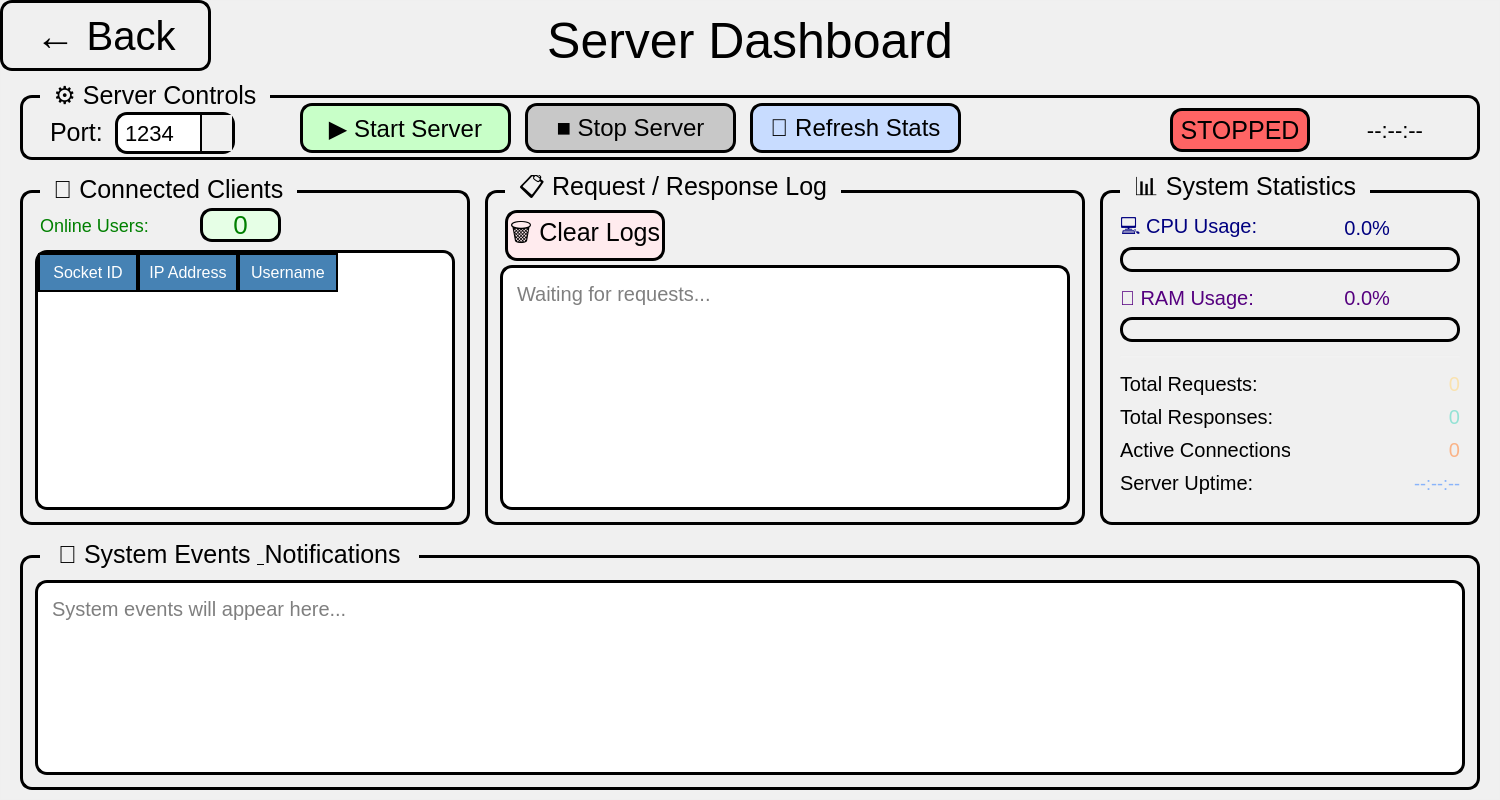
<?xml version="1.0" encoding="UTF-8"?>
<ui version="4.0">
 <class>ServerDashboardWindow</class>
 <widget class="QWidget" name="ServerDashboardWindow">
  <property name="geometry">
   <rect>
    <x>0</x>
    <y>0</y>
    <width>1500</width>
    <height>800</height>
   </rect>
  </property>
  <property name="minimumSize">
   <size>
    <width>1200</width>
    <height>700</height>
   </size>
  </property>
  <property name="windowTitle">
   <string>Book Club Server Dashboard</string>
  </property>
  <property name="windowIcon">
   <iconset resource="../resources.qrc">
    <normaloff>:/resources/icon.jpg</normaloff>:/resources/icon.jpg</iconset>
  </property>
  <property name="styleSheet">
   <string notr="true">background-image: url(:/resources/white.png);</string>
  </property>
  <widget class="QFrame" name="frame">
   <property name="geometry">
    <rect>
     <x>0</x>
     <y>0</y>
     <width>1500</width>
     <height>800</height>
    </rect>
   </property>
   <property name="styleSheet">
    <string notr="true">QFrame {
    background-color: rgba(255,255,255,10);
}</string>
   </property>
   <property name="frameShape">
    <enum>QFrame::Shape::StyledPanel</enum>
   </property>
   <property name="frameShadow">
    <enum>QFrame::Shadow::Raised</enum>
   </property>
   <widget class="QPushButton" name="backButton">
    <property name="geometry">
     <rect>
      <x>0</x>
      <y>0</y>
      <width>211</width>
      <height>71</height>
     </rect>
    </property>
    <property name="styleSheet">
     <string notr="true">QPushButton {
    font: 700 9pt &quot;Script MT Bold&quot;;
    font-size:40px;
    color: rgb(0, 0, 0);
    border: 3px solid black;
    border-radius: 12px;
    padding: 8px;
}</string>
    </property>
    <property name="text">
     <string>← Back</string>
    </property>
   </widget>
   <widget class="QLabel" name="titleLabel">
    <property name="geometry">
     <rect>
      <x>450</x>
      <y>10</y>
      <width>600</width>
      <height>61</height>
     </rect>
    </property>
    <property name="styleSheet">
     <string notr="true">QLabel {
    background: transparent;
    font: 700 9pt &quot;Script MT Bold&quot;;
    font-size: 50px;
    color: rgb(0, 0, 0);
}</string>
    </property>
    <property name="text">
     <string>Server Dashboard</string>
    </property>
    <property name="alignment">
     <set>Qt::AlignmentFlag::AlignCenter</set>
    </property>
   </widget>
   <widget class="QGroupBox" name="serverControlsGroup">
    <property name="geometry">
     <rect>
      <x>20</x>
      <y>80</y>
      <width>1460</width>
      <height>80</height>
     </rect>
    </property>
    <property name="styleSheet">
     <string notr="true">QGroupBox {
    font: 700 14pt &quot;Script MT Bold&quot;;
    font-size: 25px;
    color: rgb(0, 0, 0);
    border: 3px solid black;
    border-radius: 12px;
    margin-top: 15px;
    padding-top: 10px;
}

QGroupBox::title {
    subcontrol-origin: margin;
    left: 20px;
    padding: 0 10px;
}</string>
    </property>
    <property name="title">
     <string>⚙️ Server Controls</string>
    </property>
    <widget class="QLabel" name="portLabel_title">
     <property name="geometry">
      <rect>
       <x>30</x>
       <y>35</y>
       <width>60</width>
       <height>35</height>
      </rect>
     </property>
     <property name="styleSheet">
      <string notr="true">QLabel {
    background: transparent;
    font: 700 11pt &quot;Script MT Bold&quot;;
    font-size: 25px;
    color: rgb(0, 0, 0);
}</string>
     </property>
     <property name="text">
      <string>Port:</string>
     </property>
    </widget>
    <widget class="QSpinBox" name="portSpinBox">
     <property name="geometry">
      <rect>
       <x>95</x>
       <y>32</y>
       <width>120</width>
       <height>42</height>
      </rect>
     </property>
     <property name="styleSheet">
      <string notr="true">QSpinBox {
    font-size: 22px;
    color: rgb(0, 0, 0);
    border: 3px solid black;
    border-radius: 12px;
    padding: 5px;
    background-color: white;
}
QSpinBox::up-button, QSpinBox::down-button {
    width: 30px;
    border-left: 2px solid black;
    background-color: rgb(240, 240, 240);
}
QSpinBox::up-button:hover, QSpinBox::down-button:hover {
    background-color: rgb(220, 220, 220);
}</string>
     </property>
     <property name="minimum">
      <number>1024</number>
     </property>
     <property name="maximum">
      <number>65535</number>
     </property>
     <property name="value">
      <number>1234</number>
     </property>
    </widget>
    <widget class="QPushButton" name="startServerButton">
     <property name="geometry">
      <rect>
       <x>280</x>
       <y>23</y>
       <width>211</width>
       <height>50</height>
      </rect>
     </property>
     <property name="styleSheet">
      <string notr="true">QPushButton {
    font: 700 9pt &quot;Script MT Bold&quot;;
    font-size: 24px;
    color: rgb(0, 0, 0);
    background-color: rgb(200, 255, 200);
    border: 3px solid black;
    border-radius: 12px;
    padding: 8px;
}
QPushButton:hover {
    background-color: rgb(150, 255, 150);
}
QPushButton:disabled {
    background-color: rgb(200, 200, 200);
}</string>
     </property>
     <property name="text">
      <string>▶ Start Server</string>
     </property>
    </widget>
    <widget class="QPushButton" name="stopServerButton">
     <property name="enabled">
      <bool>false</bool>
     </property>
     <property name="geometry">
      <rect>
       <x>505</x>
       <y>23</y>
       <width>211</width>
       <height>50</height>
      </rect>
     </property>
     <property name="styleSheet">
      <string notr="true">QPushButton {
    font: 700 9pt &quot;Script MT Bold&quot;;
    font-size: 24px;
    color: rgb(0, 0, 0);
    background-color: rgb(255, 200, 200);
    border: 3px solid black;
    border-radius: 12px;
    padding: 8px;
}
QPushButton:hover {
    background-color: rgb(255, 150, 150);
}
QPushButton:disabled {
    background-color: rgb(200, 200, 200);
}</string>
     </property>
     <property name="text">
      <string>■ Stop Server</string>
     </property>
    </widget>
    <widget class="QPushButton" name="refreshStatsButton">
     <property name="geometry">
      <rect>
       <x>730</x>
       <y>23</y>
       <width>211</width>
       <height>50</height>
      </rect>
     </property>
     <property name="styleSheet">
      <string notr="true">QPushButton {
    font: 700 9pt &quot;Script MT Bold&quot;;
    font-size: 24px;
    color: rgb(0, 0, 0);
    background-color: rgb(200, 220, 255);
    border: 3px solid black;
    border-radius: 12px;
    padding: 8px;
}
QPushButton:hover {
    background-color: rgb(150, 190, 255);
}</string>
     </property>
     <property name="text">
      <string>🔄 Refresh Stats</string>
     </property>
    </widget>
    <widget class="QLabel" name="statusValueLabel">
     <property name="geometry">
      <rect>
       <x>1150</x>
       <y>28</y>
       <width>140</width>
       <height>44</height>
      </rect>
     </property>
     <property name="styleSheet">
      <string notr="true">QLabel {
    background-color: rgb(255, 100, 100);
    border: 3px solid black;
    border-radius: 12px;
    font: 700 12pt &quot;Script MT Bold&quot;;
    font-size: 25px;
    color: black;
}</string>
     </property>
     <property name="text">
      <string>STOPPED</string>
     </property>
     <property name="alignment">
      <set>Qt::AlignmentFlag::AlignCenter</set>
     </property>
    </widget>
    <widget class="QLabel" name="currentTimeLabel">
     <property name="geometry">
      <rect>
       <x>1300</x>
       <y>28</y>
       <width>150</width>
       <height>44</height>
      </rect>
     </property>
     <property name="styleSheet">
      <string notr="true">QLabel {
    background: transparent;
    font: 700 11pt &quot;Script MT Bold&quot;;
    font-size: 22px;
    color: rgb(0, 0, 0);
}</string>
     </property>
     <property name="text">
      <string>--:--:--</string>
     </property>
     <property name="alignment">
      <set>Qt::AlignmentFlag::AlignCenter</set>
     </property>
    </widget>
   </widget>
   <widget class="QGroupBox" name="clientsGroup">
    <property name="geometry">
     <rect>
      <x>20</x>
      <y>175</y>
      <width>450</width>
      <height>350</height>
     </rect>
    </property>
    <property name="styleSheet">
     <string notr="true">QGroupBox {
    font: 700 13pt &quot;Script MT Bold&quot;;
    font-size: 25px;
    color: rgb(0, 0, 0);
    border: 3px solid black;
    border-radius: 12px;
    margin-top: 15px;
    padding-top: 10px;
}

QGroupBox::title {
    subcontrol-origin: margin;
    left: 20px;
    padding: 0 10px;
}</string>
    </property>
    <property name="title">
     <string>👥 Connected Clients</string>
    </property>
    <widget class="QLabel" name="onlineUsersTitleLabel">
     <property name="geometry">
      <rect>
       <x>20</x>
       <y>35</y>
       <width>150</width>
       <height>30</height>
      </rect>
     </property>
     <property name="styleSheet">
      <string notr="true">QLabel {
    background: transparent;
    font: 700 11pt &quot;Script MT Bold&quot;;
    font-size: 18px;
    color: rgb(0, 128, 0);
}</string>
     </property>
     <property name="text">
      <string>Online Users:</string>
     </property>
    </widget>
    <widget class="QLabel" name="onlineUsersLabel">
     <property name="geometry">
      <rect>
       <x>180</x>
       <y>33</y>
       <width>81</width>
       <height>34</height>
      </rect>
     </property>
     <property name="styleSheet">
      <string notr="true">QLabel {
    background-color: rgb(230, 255, 230);
    border: 3px solid black;
    border-radius: 12px;
    font: 700 14pt &quot;Script MT Bold&quot;;
    font-size: 26px;
    color: rgb(0, 128, 0);
    padding: 5px;
}</string>
     </property>
     <property name="text">
      <string>0</string>
     </property>
     <property name="alignment">
      <set>Qt::AlignmentFlag::AlignCenter</set>
     </property>
    </widget>
    <widget class="QTableWidget" name="clientsTableWidget">
     <property name="geometry">
      <rect>
       <x>15</x>
       <y>75</y>
       <width>420</width>
       <height>260</height>
      </rect>
     </property>
     <property name="styleSheet">
      <string notr="true">QTableWidget {
    font-size: 16px;
    border: 3px solid black;
    border-radius: 12px;
    background-color: white;
    gridline-color: rgb(200, 200, 200);
}

QTableWidget::item {
    padding: 8px;
}

QHeaderView::section {
    font: 700 12pt &quot;Script MT Bold&quot;;
    font-size: 16px;
    background-color: rgb(70, 130, 180);
    color: white;
    border: 2px solid black;
    padding: 6px;
}</string>
     </property>
     <property name="alternatingRowColors">
      <bool>true</bool>
     </property>
     <property name="selectionMode">
      <enum>QAbstractItemView::SelectionMode::SingleSelection</enum>
     </property>
     <property name="showGrid">
      <bool>true</bool>
     </property>
     <column>
      <property name="text">
       <string>Socket ID</string>
      </property>
      <property name="font">
       <font>
        <pointsize>12</pointsize>
       </font>
      </property>
     </column>
     <column>
      <property name="text">
       <string>IP Address</string>
      </property>
      <property name="font">
       <font>
        <pointsize>12</pointsize>
       </font>
      </property>
     </column>
     <column>
      <property name="text">
       <string>Username</string>
      </property>
      <property name="font">
       <font>
        <pointsize>12</pointsize>
       </font>
      </property>
     </column>
    </widget>
   </widget>
   <widget class="QGroupBox" name="logGroup">
    <property name="geometry">
     <rect>
      <x>485</x>
      <y>175</y>
      <width>600</width>
      <height>350</height>
     </rect>
    </property>
    <property name="styleSheet">
     <string notr="true">QGroupBox {
    font: 700 13pt &quot;Script MT Bold&quot;;
    font-size: 25px;
    color: rgb(0, 0, 0);
    border: 3px solid black;
    border-radius: 12px;
    margin-top: 15px;
    padding-top: 10px;
}

QGroupBox::title {
    subcontrol-origin: margin;
    left: 20px;
    padding: 0 10px;
}</string>
    </property>
    <property name="title">
     <string>📋 Request / Response Log</string>
    </property>
    <widget class="QPushButton" name="clearLogsButton">
     <property name="geometry">
      <rect>
       <x>20</x>
       <y>35</y>
       <width>160</width>
       <height>51</height>
      </rect>
     </property>
     <property name="styleSheet">
      <string notr="true">QPushButton {
    font: 700 9pt &quot;Script MT Bold&quot;;
    font-size: 25px;
    color: rgb(0, 0, 0);
    background-color: rgb(255, 235, 238);
    border: 3px solid black;
    border-radius: 12px;
}
QPushButton:hover {
    background-color: rgb(255, 205, 210);
}</string>
     </property>
     <property name="text">
      <string>🗑️ Clear Logs</string>
     </property>
    </widget>
    <widget class="QTextEdit" name="requestLogTextEdit">
     <property name="geometry">
      <rect>
       <x>15</x>
       <y>90</y>
       <width>570</width>
       <height>245</height>
      </rect>
     </property>
     <property name="styleSheet">
      <string notr="true">QTextEdit {
    font-size: 20px;
    color: rgb(0, 0, 0);
    border: 3px solid black;
    border-radius: 12px;
    background-color: white;
    padding: 10px;
}</string>
     </property>
     <property name="readOnly">
      <bool>true</bool>
     </property>
     <property name="acceptRichText">
      <bool>false</bool>
     </property>
     <property name="placeholderText">
      <string>Waiting for requests...</string>
     </property>
    </widget>
   </widget>
   <widget class="QGroupBox" name="statsGroup">
    <property name="geometry">
     <rect>
      <x>1100</x>
      <y>175</y>
      <width>380</width>
      <height>350</height>
     </rect>
    </property>
    <property name="styleSheet">
     <string notr="true">QGroupBox {
    font: 700 13pt &quot;Script MT Bold&quot;;
    font-size: 25px;
    color: rgb(0, 0, 0);
    border: 3px solid black;
    border-radius: 12px;
    margin-top: 15px;
    padding-top: 10px;
}

QGroupBox::title {
    subcontrol-origin: margin;
    left: 20px;
    padding: 0 10px;
}</string>
    </property>
    <property name="title">
     <string>📊 System Statistics</string>
    </property>
    <widget class="QLabel" name="cpuLabel">
     <property name="geometry">
      <rect>
       <x>20</x>
       <y>38</y>
       <width>170</width>
       <height>30</height>
      </rect>
     </property>
     <property name="styleSheet">
      <string notr="true">QLabel {
    background: transparent;
    font: 700 11pt &quot;Script MT Bold&quot;;
    font-size: 20px;
	color: rgb(0, 0, 127);
}</string>
     </property>
     <property name="text">
      <string>💻 CPU Usage:</string>
     </property>
    </widget>
    <widget class="QLabel" name="cpuValueLabel">
     <property name="geometry">
      <rect>
       <x>200</x>
       <y>36</y>
       <width>90</width>
       <height>34</height>
      </rect>
     </property>
     <property name="styleSheet">
      <string notr="true">QLabel {
    background: transparent;
    font: 700 11pt &quot;Script MT Bold&quot;;
    font-size: 20px;
	color: rgb(0, 0, 127);
}</string>
     </property>
     <property name="text">
      <string>0.0%</string>
     </property>
     <property name="alignment">
      <set>Qt::AlignmentFlag::AlignRight|Qt::AlignmentFlag::AlignTrailing|Qt::AlignmentFlag::AlignVCenter</set>
     </property>
    </widget>
    <widget class="QProgressBar" name="cpuProgressBar">
     <property name="geometry">
      <rect>
       <x>20</x>
       <y>72</y>
       <width>340</width>
       <height>25</height>
      </rect>
     </property>
     <property name="styleSheet">
      <string notr="true">QProgressBar {
    border: 3px solid black;
    border-radius: 12px;
    text-align: center;
    background-color: rgb(240, 240, 240);
    height: 25px;
}

QProgressBar::chunk {
    background-color: qlineargradient(x1:0, y1:0, x2:1, y2:0,
        stop:0 rgb(100, 180, 255), stop:1 rgb(50, 130, 200));
    border-radius: 10px;
}</string>
     </property>
     <property name="maximum">
      <number>100</number>
     </property>
     <property name="value">
      <number>0</number>
     </property>
     <property name="textVisible">
      <bool>false</bool>
     </property>
    </widget>
    <widget class="QLabel" name="ramLabel">
     <property name="geometry">
      <rect>
       <x>20</x>
       <y>108</y>
       <width>170</width>
       <height>30</height>
      </rect>
     </property>
     <property name="styleSheet">
      <string notr="true">QLabel {
    background: transparent;
    font: 700 11pt &quot;Script MT Bold&quot;;
    font-size: 20px;
	color: rgb(85, 0, 127);
}</string>
     </property>
     <property name="text">
      <string>🧠 RAM Usage:</string>
     </property>
    </widget>
    <widget class="QLabel" name="ramValueLabel">
     <property name="geometry">
      <rect>
       <x>200</x>
       <y>106</y>
       <width>90</width>
       <height>34</height>
      </rect>
     </property>
     <property name="styleSheet">
      <string notr="true">QLabel {
    background: transparent;
    font: 700 11pt &quot;Script MT Bold&quot;;
    font-size: 20px;
	color: rgb(85, 0, 127);
}</string>
     </property>
     <property name="text">
      <string>0.0%</string>
     </property>
     <property name="alignment">
      <set>Qt::AlignmentFlag::AlignRight|Qt::AlignmentFlag::AlignTrailing|Qt::AlignmentFlag::AlignVCenter</set>
     </property>
    </widget>
    <widget class="QProgressBar" name="ramProgressBar">
     <property name="geometry">
      <rect>
       <x>20</x>
       <y>142</y>
       <width>340</width>
       <height>25</height>
      </rect>
     </property>
     <property name="styleSheet">
      <string notr="true">QProgressBar {
    border: 3px solid black;
    border-radius: 12px;
    text-align: center;
    background-color: rgb(240, 240, 240);
    height: 25px;
}

QProgressBar::chunk {
    background-color: qlineargradient(x1:0, y1:0, x2:1, y2:0,
        stop:0 rgb(180, 130, 255), stop:1 rgb(130, 80, 200));
    border-radius: 10px;
}</string>
     </property>
     <property name="maximum">
      <number>100</number>
     </property>
     <property name="value">
      <number>0</number>
     </property>
     <property name="textVisible">
      <bool>false</bool>
     </property>
    </widget>
    <widget class="Line" name="line_separator1">
     <property name="geometry">
      <rect>
       <x>20</x>
       <y>180</y>
       <width>340</width>
       <height>3</height>
      </rect>
     </property>
     <property name="styleSheet">
      <string notr="true">Line { color: black; max-height: 3px; }</string>
     </property>
     <property name="frameShape">
      <enum>QFrame::Shape::HLine</enum>
     </property>
     <property name="frameShadow">
      <enum>QFrame::Shadow::Sunken</enum>
     </property>
     <property name="orientation">
      <enum>Qt::Orientation::Horizontal</enum>
     </property>
    </widget>
    <widget class="QLabel" name="totalRequestsTitleLabel">
     <property name="geometry">
      <rect>
       <x>20</x>
       <y>195</y>
       <width>170</width>
       <height>28</height>
      </rect>
     </property>
     <property name="styleSheet">
      <string notr="true">QLabel {
    background: transparent;
    font: 700 10pt &quot;Script MT Bold&quot;;
    font-size: 20px;
    color: rgb(0, 0, 0);
}</string>
     </property>
     <property name="text">
      <string>Total Requests:</string>
     </property>
    </widget>
    <widget class="QLabel" name="totalRequestsLabel">
     <property name="geometry">
      <rect>
       <x>200</x>
       <y>193</y>
       <width>160</width>
       <height>32</height>
      </rect>
     </property>
     <property name="styleSheet">
      <string notr="true">QLabel {
    background: transparent;
    font: 700 12pt &quot;Script MT Bold&quot;;
    font-size: 20px;
    color: rgb(249, 226, 175);
}</string>
     </property>
     <property name="text">
      <string>0</string>
     </property>
     <property name="alignment">
      <set>Qt::AlignmentFlag::AlignRight|Qt::AlignmentFlag::AlignTrailing|Qt::AlignmentFlag::AlignVCenter</set>
     </property>
    </widget>
    <widget class="QLabel" name="totalResponsesTitleLabel">
     <property name="geometry">
      <rect>
       <x>20</x>
       <y>228</y>
       <width>170</width>
       <height>28</height>
      </rect>
     </property>
     <property name="styleSheet">
      <string notr="true">QLabel {
    background: transparent;
    font: 700 10pt &quot;Script MT Bold&quot;;
    font-size: 20px;
    color: rgb(0, 0, 0);
}</string>
     </property>
     <property name="text">
      <string>Total Responses:</string>
     </property>
    </widget>
    <widget class="QLabel" name="totalResponsesLabel">
     <property name="geometry">
      <rect>
       <x>200</x>
       <y>226</y>
       <width>160</width>
       <height>32</height>
      </rect>
     </property>
     <property name="styleSheet">
      <string notr="true">QLabel {
    background: transparent;
    font: 700 12pt &quot;Script MT Bold&quot;;
    font-size: 20px;
    color: rgb(148, 226, 213);
}</string>
     </property>
     <property name="text">
      <string>0</string>
     </property>
     <property name="alignment">
      <set>Qt::AlignmentFlag::AlignRight|Qt::AlignmentFlag::AlignTrailing|Qt::AlignmentFlag::AlignVCenter</set>
     </property>
    </widget>
    <widget class="QLabel" name="activeConnectionsTitleLabel">
     <property name="geometry">
      <rect>
       <x>20</x>
       <y>261</y>
       <width>170</width>
       <height>28</height>
      </rect>
     </property>
     <property name="styleSheet">
      <string notr="true">QLabel {
    background: transparent;
    font: 700 10pt &quot;Script MT Bold&quot;;
    font-size: 20px;
    color: rgb(0, 0, 0);
}</string>
     </property>
     <property name="text">
      <string>Active Connections:</string>
     </property>
    </widget>
    <widget class="QLabel" name="activeConnectionsLabel">
     <property name="geometry">
      <rect>
       <x>200</x>
       <y>259</y>
       <width>160</width>
       <height>32</height>
      </rect>
     </property>
     <property name="styleSheet">
      <string notr="true">QLabel {
    background: transparent;
    font: 700 12pt &quot;Script MT Bold&quot;;
    font-size: 20px;
    color: rgb(250, 179, 135);
}</string>
     </property>
     <property name="text">
      <string>0</string>
     </property>
     <property name="alignment">
      <set>Qt::AlignmentFlag::AlignRight|Qt::AlignmentFlag::AlignTrailing|Qt::AlignmentFlag::AlignVCenter</set>
     </property>
    </widget>
    <widget class="QLabel" name="uptimeTitleLabel">
     <property name="geometry">
      <rect>
       <x>20</x>
       <y>294</y>
       <width>170</width>
       <height>28</height>
      </rect>
     </property>
     <property name="styleSheet">
      <string notr="true">QLabel {
    background: transparent;
    font: 700 10pt &quot;Script MT Bold&quot;;
    font-size: 20px;
    color: rgb(0, 0, 0);
}</string>
     </property>
     <property name="text">
      <string>Server Uptime:</string>
     </property>
    </widget>
    <widget class="QLabel" name="uptimeLabel">
     <property name="geometry">
      <rect>
       <x>200</x>
       <y>292</y>
       <width>160</width>
       <height>32</height>
      </rect>
     </property>
     <property name="styleSheet">
      <string notr="true">QLabel {
    background: transparent;
    font: 700 11pt &quot;Script MT Bold&quot;;
    font-size: 18px;
    color: rgb(137, 180, 250);
}</string>
     </property>
     <property name="text">
      <string>--:--:--</string>
     </property>
     <property name="alignment">
      <set>Qt::AlignmentFlag::AlignRight|Qt::AlignmentFlag::AlignTrailing|Qt::AlignmentFlag::AlignVCenter</set>
     </property>
    </widget>
   </widget>
   <widget class="QGroupBox" name="eventLogGroup">
    <property name="geometry">
     <rect>
      <x>20</x>
      <y>540</y>
      <width>1460</width>
      <height>250</height>
     </rect>
    </property>
    <property name="styleSheet">
     <string notr="true">QGroupBox {
    font: 700 13pt &quot;Script MT Bold&quot;;
    font-size: 25px;
    color: rgb(0, 0, 0);
    border: 3px solid black;
    border-radius: 12px;
    margin-top: 15px;
    padding-top: 10px;
}

QGroupBox::title {
    subcontrol-origin: margin;
    left: 20px;
    padding: 0 10px;
}</string>
    </property>
    <property name="title">
     <string>🔔 System Events &amp; Notifications</string>
    </property>
    <widget class="QTextEdit" name="eventLogTextEdit">
     <property name="geometry">
      <rect>
       <x>15</x>
       <y>40</y>
       <width>1430</width>
       <height>195</height>
      </rect>
     </property>
     <property name="styleSheet">
      <string notr="true">QTextEdit {
    font-size: 20px;
    color: rgb(0, 0, 0);
    border: 3px solid black;
    border-radius: 12px;
    background-color: white;
    padding: 10px;
}</string>
     </property>
     <property name="readOnly">
      <bool>true</bool>
     </property>
     <property name="acceptRichText">
      <bool>true</bool>
     </property>
     <property name="placeholderText">
      <string>System events will appear here...</string>
     </property>
    </widget>
   </widget>
  </widget>
 </widget>
 <resources>
  <include location="../resources.qrc"/>
 </resources>
 <connections>
  <connection>
   <sender>startServerButton</sender>
   <signal>clicked()</signal>
   <receiver>ServerDashboardWindow</receiver>
   <slot>on_startServerButton_clicked()</slot>
   <hints>
    <hint type="sourcelabel">
     <x>370</x>
     <y>50</y>
    </hint>
    <hint type="destinationlabel">
     <x>20</x>
     <y>20</y>
    </hint>
   </hints>
  </connection>
  <connection>
   <sender>stopServerButton</sender>
   <signal>clicked()</signal>
   <receiver>ServerDashboardWindow</receiver>
   <slot>on_stopServerButton_clicked()</slot>
   <hints>
    <hint type="sourcelabel">
     <x>570</x>
     <y>50</y>
    </hint>
    <hint type="destinationlabel">
     <x>20</x>
     <y>20</y>
    </hint>
   </hints>
  </connection>
  <connection>
   <sender>refreshStatsButton</sender>
   <signal>clicked()</signal>
   <receiver>ServerDashboardWindow</receiver>
   <slot>on_refreshStatsButton_clicked()</slot>
   <hints>
    <hint type="sourcelabel">
     <x>770</x>
     <y>50</y>
    </hint>
    <hint type="destinationlabel">
     <x>20</x>
     <y>20</y>
    </hint>
   </hints>
  </connection>
  <connection>
   <sender>clearLogsButton</sender>
   <signal>clicked()</signal>
   <receiver>ServerDashboardWindow</receiver>
   <slot>on_clearLogsButton_clicked()</slot>
   <hints>
    <hint type="sourcelabel">
     <x>100</x>
     <y>112</y>
    </hint>
    <hint type="destinationlabel">
     <x>20</x>
     <y>20</y>
    </hint>
   </hints>
  </connection>
  <connection>
   <sender>backButton</sender>
   <signal>clicked()</signal>
   <receiver>ServerDashboardWindow</receiver>
   <slot>on_backButton_clicked()</slot>
   <hints>
    <hint type="sourcelabel">
     <x>105</x>
     <y>35</y>
    </hint>
    <hint type="destinationlabel">
     <x>20</x>
     <y>20</y>
    </hint>
   </hints>
  </connection>
 </connections>
 <slots>
  <slot>on_startServerButton_clicked()</slot>
  <slot>on_stopServerButton_clicked()</slot>
  <slot>on_refreshStatsButton_clicked()</slot>
  <slot>on_clearLogsButton_clicked()</slot>
  <slot>on_backButton_clicked()</slot>
 </slots>
</ui>
